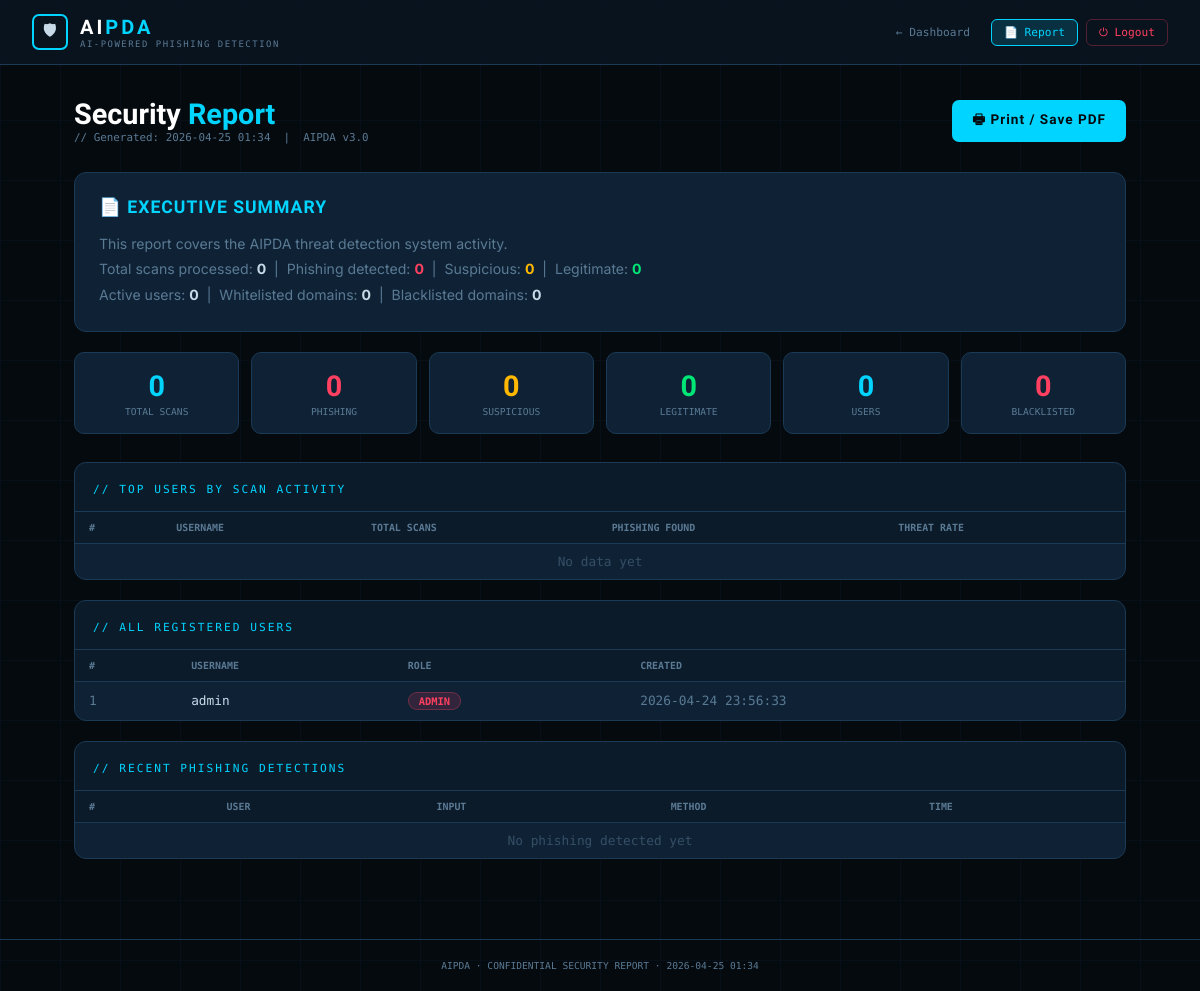
Before: /admin/report (signed in) with the older database file.
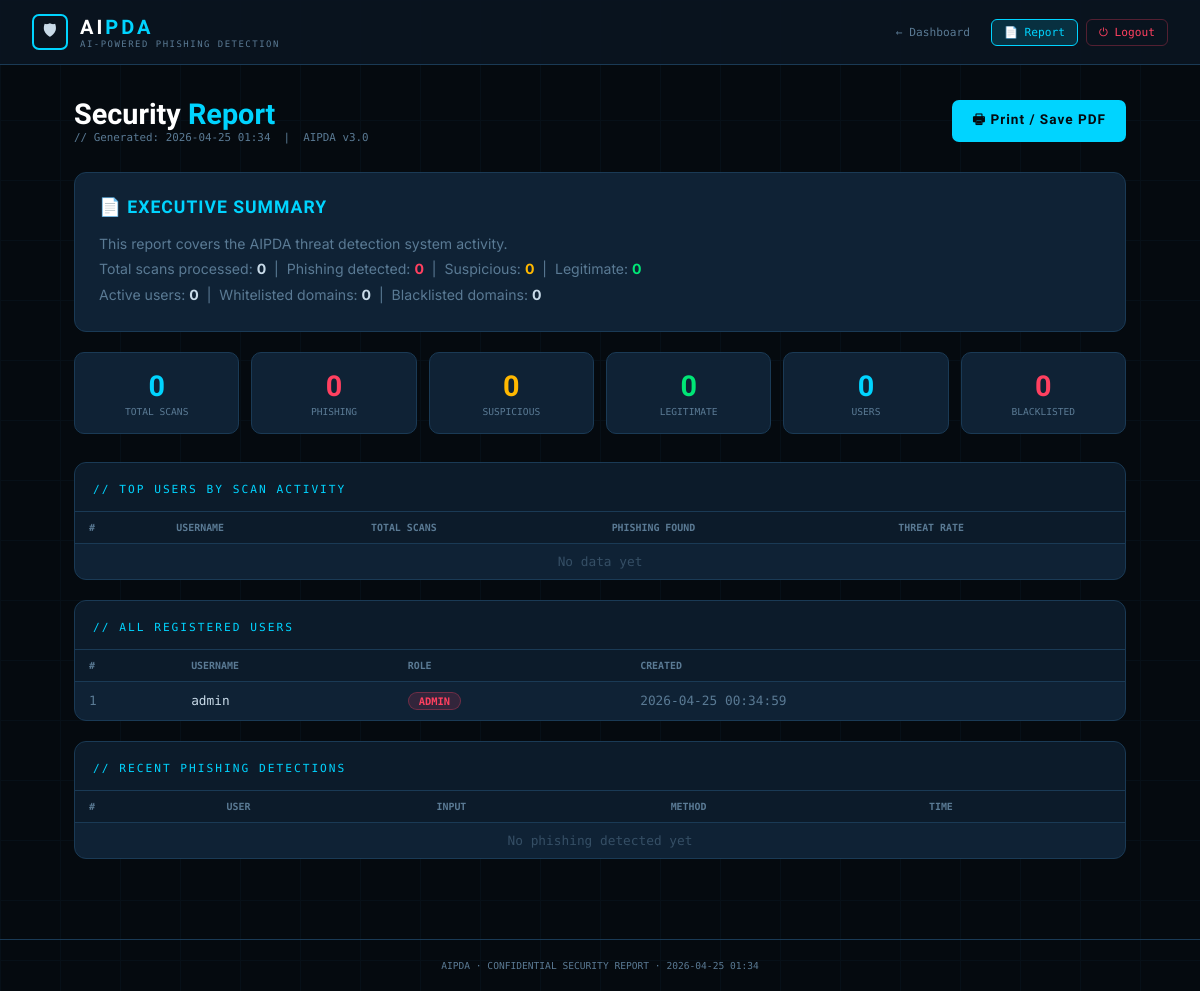
After: the same page with the newer database file.
### tables this page shows
CREATE TABLE users (
        id INTEGER PRIMARY KEY AUTOINCREMENT,
        username TEXT NOT NULL UNIQUE,
        password TEXT NOT NULL,
        role TEXT DEFAULT 'user',
        created_at TEXT NOT NULL);

### app.py (the view)
@app.route('/admin/report')
@admin_required
def admin_report():
    stats = get_admin_stats()
    conn = get_db()
    top_users = conn.execute('''SELECT username, COUNT(*) as total,
               SUM(CASE WHEN verdict='PHISHING' THEN 1 ELSE 0 END) as phishing
        FROM scans GROUP BY username ORDER BY total DESC LIMIT 10''').fetchall()
    recent_phishing = conn.execute("SELECT * FROM scans WHERE verdict='PHISHING' ORDER BY id DESC LIMIT 20").fetchall()
    all_users = conn.execute('SELECT * FROM users ORDER BY id').fetchall()
    conn.close()
    return render_template('report.html', stats=stats, top_users=top_users,
                           recent_phishing=recent_phishing, all_users=all_users,
                           report_date=datetime.datetime.now().strftime('%Y-%m-%d %H:%M'))

### app.py (called while the page is built)
def get_db():
    conn = sqlite3.connect(DB_PATH)
    conn.row_factory = sqlite3.Row
    return conn

def admin_required(f):
    @wraps(f)
    def dec(*a,**k):
        if not session.get('user_id'): return redirect('/login')
        if session.get('role') != 'admin': return render_template('denied.html'),403
        return f(*a,**k)
    return dec

### templates/report.html (shortened to what this page needs)
<!DOCTYPE html>
<html lang="en">
<head>
</head>
<body>
<header>
  <div class="logo"><div class="logo-icon">&#128737;</div><div><h1>AI<span>PDA</span></h1><p style="font-family:'Share Tech Mono',monospace;font-size:.56rem;color:#5a7a94;letter-spacing:1.5px;">AI-POWERED PHISHING DETECTION</p></div></div>
  <nav>
    <a href="/dashboard">&#8592; Dashboard</a>
    <a href="/admin/report" class="active">&#128196; Report</a>
    <a href="/logout" style="color:var(--red);border-color:rgba(255,64,96,.3);">&#9211; Logout</a>
  </nav>
</header>
<main>
  <div class="report-header">
    <div>
      <div class="page-title">Security <span>Report</span></div>
      <div class="report-meta">// Generated: {{report_date}} &nbsp;|&nbsp; AIPDA v3.0</div>
    </div>
    <button class="btn-print" onclick="window.print()">&#128438; Print / Save PDF</button>
  </div>
  <div class="summary-box">
    <h3>&#128196; EXECUTIVE SUMMARY</h3>
    <p>
      This report covers the AIPDA threat detection system activity.<br>
      Total scans processed: <strong>{{stats.total}}</strong> &nbsp;|&nbsp;
      Phishing detected: <strong style="color:#ff4060;">{{stats.phishing}}</strong> &nbsp;|&nbsp;
      Suspicious: <strong style="color:#ffb800;">{{stats.suspicious}}</strong> &nbsp;|&nbsp;
      Legitimate: <strong style="color:#00e676;">{{stats.legitimate}}</strong><br>
      Active users: <strong>{{stats.users}}</strong> &nbsp;|&nbsp;
      Whitelisted domains: <strong>{{stats.whitelist}}</strong> &nbsp;|&nbsp;
      Blacklisted domains: <strong>{{stats.blacklist}}</strong>
    </p>
  </div>
  <div class="kpis">
    <div class="kpi tel"><div class="n">{{stats.total}}</div><div class="l">TOTAL SCANS</div></div>
    <div class="kpi red"><div class="n">{{stats.phishing}}</div><div class="l">PHISHING</div></div>
    <div class="kpi yel"><div class="n">{{stats.suspicious}}</div><div class="l">SUSPICIOUS</div></div>
    <div class="kpi grn"><div class="n">{{stats.legitimate}}</div><div class="l">LEGITIMATE</div></div>
    <div class="kpi tel"><div class="n">{{stats.users}}</div><div class="l">USERS</div></div>
    <div class="kpi red"><div class="n">{{stats.blacklist}}</div><div class="l">BLACKLISTED</div></div>
  </div>
  <div class="card">
    <div class="card-head"><span class="card-title">// TOP USERS BY SCAN ACTIVITY</span></div>
    <table>
      <thead><tr><th>#</th><th>USERNAME</th><th>TOTAL SCANS</th><th>PHISHING FOUND</th><th>THREAT RATE</th></tr></thead>
      <tbody>
        {% for u in top_users %}
        <tr>
          <td>{{loop.index}}</td>
          <td style="color:var(--teal);">{{u.username}}</td>
          <td>{{u.total}}</td>
          <td style="color:var(--red);">{{u.phishing}}</td>
          <td>{% if u.total > 0 %}{{((u.phishing / u.total) * 100)|round(1)}}%{% else %}0%{% endif %}</td>
        </tr>
        {% else %}
        <tr><td colspan="5" style="text-align:center;opacity:.5;">No data yet</td></tr>
        {% endfor %}
      </tbody>
    </table>
  </div>
  <div class="card">
    <div class="card-head"><span class="card-title">// ALL REGISTERED USERS</span></div>
    <table>
      <thead><tr><th>#</th><th>USERNAME</th><th>ROLE</th><th>CREATED</th></tr></thead>
      <tbody>
        {% for u in all_users %}
        <tr>
          <td>{{u.id}}</td>
          <td style="color:var(--text);">{{u.username}}</td>
          <td><span class="badge {% if u.role == 'admin' %}ph{% else %}le{% endif %}">{{u.role.upper()}}</span></td>
          <td>{{u.created_at}}</td>
        </tr>
        {% endfor %}
      </tbody>
    </table>
  </div>
  <div class="card">
    <div class="card-head"><span class="card-title">// RECENT PHISHING DETECTIONS</span></div>
    <table>
      <thead><tr><th>#</th><th>USER</th><th>INPUT</th><th>METHOD</th><th>TIME</th></tr></thead>
      <tbody>
        {% for s in recent_phishing %}
        <tr>
          <td>{{s.id}}</td>
          <td style="color:var(--teal);">{{s.username}}</td>
          <td style="max-width:320px;overflow:hidden;text-overflow:ellipsis;white-space:nowrap;color:var(--red);">{{s.input[:70]}}{% if s.input|length > 70 %}...{% endif %}</td>
          <td>{{s.method}}</td>
          <td>{{s.timestamp}}</td>
        </tr>
        {% else %}
        <tr><td colspan="5" style="text-align:center;opacity:.5;">No phishing detected yet</td></tr>
        {% endfor %}
      </tbody>
    </table>
  </div>
</main>
<footer>AIPDA &middot; CONFIDENTIAL SECURITY REPORT &middot; {{report_date}}</footer>
</body>
</html>

### templates/report.html (style rules this page uses)
:root { --bg:#050a0f;--panel:#0f2235;--border:#1a3a55;--teal:#00d4ff;--teal-glow:rgba(0,212,255,0.15);--red:#ff4060;--red-glow:rgba(255,64,96,0.15);--yellow:#ffb800;--green:#00e676;--green-glow:rgba(0,230,118,0.15);--text:#c8dae8;--text-dim:#5a7a94; }
* { margin:0;padding:0;box-sizing:border-box; }
body { font-family:'Inter',sans-serif;background:var(--bg);color:var(--text);min-height:100vh; }
body::before { content:'';position:fixed;inset:0;background-image:linear-gradient(var(--border) 1px,transparent 1px),linear-gradient(90deg,var(--border) 1px,transparent 1px);background-size:60px 60px;opacity:.15;pointer-events:none;z-index:0; }
header { position:relative;z-index:10;display:flex;align-items:center;justify-content:space-between;padding:0 32px;height:65px;background:rgba(10,21,32,.95);border-bottom:1px solid var(--border); }
.logo { display:flex;align-items:center;gap:12px; }
.logo-icon { width:36px;height:36px;border:2px solid var(--teal);border-radius:7px;display:flex;align-items:center;justify-content:center;font-size:1rem; }
.logo h1 { font-family:'Rajdhani',sans-serif;font-size:1.25rem;letter-spacing:3px;color:#fff; }
.logo h1 span { color:var(--teal); }
.logo p { font-family:'Share Tech Mono',monospace;font-size:.56rem;color:var(--text-dim);letter-spacing:1.5px; }
nav { display:flex;gap:8px; }
nav a { font-family:'Share Tech Mono',monospace;font-size:.7rem;color:var(--text-dim);text-decoration:none;padding:6px 12px;border-radius:6px;border:1px solid transparent;transition:all .2s; }
nav a:hover,nav a.active { border-color:var(--teal);color:var(--teal);background:var(--teal-glow); }
main { position:relative;z-index:5;max-width:1100px;margin:0 auto;padding:32px 24px 60px; }
.report-header { display:flex;align-items:center;justify-content:space-between;margin-bottom:28px; }
.page-title { font-family:'Rajdhani',sans-serif;font-size:1.8rem;font-weight:700;color:#fff; }
.page-title span { color:var(--teal); }
.report-meta { font-family:'Share Tech Mono',monospace;font-size:.68rem;color:var(--text-dim); }
.btn-print { font-family:'Rajdhani',sans-serif;font-weight:700;font-size:.85rem;letter-spacing:1px;padding:9px 20px;border-radius:7px;border:none;cursor:pointer;background:var(--teal);color:#050a0f; }
.kpis { display:grid;grid-template-columns:repeat(6,1fr);gap:12px;margin-bottom:28px; }
.kpi { background:var(--panel);border:1px solid var(--border);border-radius:10px;padding:16px;text-align:center; }
.kpi .n { font-family:'Rajdhani',sans-serif;font-size:1.8rem;font-weight:700; }
.kpi .l { font-family:'Share Tech Mono',monospace;font-size:.6rem;color:var(--text-dim);margin-top:3px; }
.kpi.tel .n { color:var(--teal); }
.kpi.red .n { color:var(--red); }
.kpi.grn .n { color:var(--green); }
.kpi.yel .n { color:var(--yellow); }
.card { background:var(--panel);border:1px solid var(--border);border-radius:12px;overflow:hidden;margin-bottom:20px; }
.card-head { padding:14px 18px;border-bottom:1px solid var(--border);background:rgba(0,0,0,.2); }
.card-title { font-family:'Share Tech Mono',monospace;font-size:.7rem;color:var(--teal);letter-spacing:2px; }
table { width:100%;border-collapse:collapse; }
th { font-family:'Share Tech Mono',monospace;font-size:.62rem;color:var(--text-dim);padding:10px 14px;text-align:left;border-bottom:1px solid var(--border);background:rgba(0,0,0,.2); }
td { font-size:.8rem;padding:10px 14px;border-bottom:1px solid rgba(26,58,85,.4);font-family:'Share Tech Mono',monospace;color:var(--text-dim); }
tr:last-child td { border-bottom:none; }
.badge { display:inline-block;padding:2px 10px;border-radius:20px;font-size:.65rem;font-weight:700; }
.badge.ph { background:var(--red-glow);border:1px solid rgba(255,64,96,.3);color:var(--red); }
.summary-box { background:var(--panel);border:1px solid var(--border);border-radius:12px;padding:24px;margin-bottom:20px; }
.summary-box h3 { font-family:'Rajdhani',sans-serif;font-size:1.1rem;color:var(--teal);margin-bottom:14px;letter-spacing:1px; }
.summary-box p { font-size:.88rem;color:var(--text-dim);line-height:1.8; }
.summary-box p strong { color:var(--text); }
footer { text-align:center;padding:20px;border-top:1px solid var(--border);font-family:'Share Tech Mono',monospace;font-size:.6rem;color:var(--text-dim);position:relative;z-index:5; }

Changed rows visible on the page:
changed users "admin": created_at "2026-04-24 23:56:33" → "2026-04-25 00:34:59"
